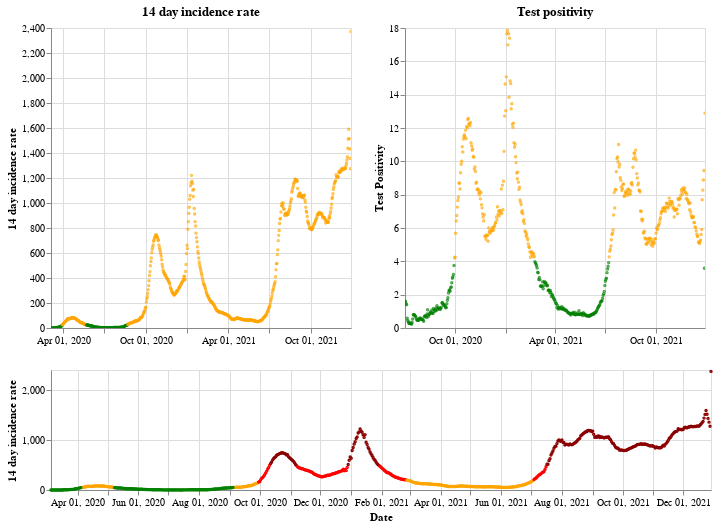

Write notebook code for a chart like this one.
### Markdown cell above
## Northern Ireland

### Code cell
plot_traffic_light('Northern Ireland')

### Figure 1 — Vega-Lite specification as saved in the notebook (floating-point values rounded to 4 significant figures; data arrays with more than 128 entries replaced by an {"elided": "..."} marker saying what was removed)
{"config": {"view": {"continuousWidth": 400, "continuousHeight": 300}}, "vconcat": [{"hconcat": [{"mark": {"type": "point", "size": 2}, "encoding": {"color": {"condition": {"value": "green", "test": "(datum.twoWeeklyCasesRate <= 25)"}, "value": "orange"}, "tooltip": [{"type": "nominal", "field": "areaName"}, {"type": "temporal", "field": "date"}, {"type": "quantitative", "field": "twoWeeklyCasesRate"}, {"type": "quantitative", "field": "testPositivity"}], "x": {"type": "temporal", "axis": {"title": ""}, "field": "date", "scale": {"domain": {"selection": "DateBrush"}}, "timeUnit": "yearmonthdate"}, "y": {"type": "quantitative", "axis": {"title": "14 day incidence rate"}, "field": "twoWeeklyCasesRate"}}, "title": "14 day incidence rate", "width": 300}, {"mark": {"type": "point", "size": 2}, "encoding": {"color": {"condition": {"value": "green", "test": "(datum.testPositivity <= 4)"}, "value": "orange"}, "tooltip": [{"type": "nominal", "field": "areaName"}, {"type": "temporal", "field": "date"}, {"type": "quantitative", "field": "twoWeeklyCasesRate"}, {"type": "quantitative", "field": "testPositivity"}], "x": {"type": "temporal", "axis": {"title": ""}, "field": "date", "scale": {"domain": {"selection": "DateBrush"}}, "timeUnit": "yearmonthdate"}, "y": {"type": "quantitative", "axis": {"title": "Test Positivity"}, "field": "testPositivity"}}, "title": "Test positivity", "width": 300}]}, {"layer": [{"mark": {"type": "point", "size": 2}, "encoding": {"color": {"condition": {"value": "orange", "test": "(((datum.testPositivity < 4) && (datum.twoWeeklyCasesRate >= 50)) && (datum.twoWeeklyCasesRate < 200))"}, "value": "red"}, "opacity": {"condition": {"value": 1, "test": "((datum.twoWeeklyCasesRate >= 50) && (datum.twoWeeklyCasesRate < 500))"}, "value": 0}, "tooltip": [{"type": "nominal", "field": "areaName"}, {"type": "temporal", "field": "date"}, {"type": "quantitative", "field": "twoWeeklyCasesRate"}, {"type": "quantitative", "field": "testPositivity"}], "x": {"type": "temporal", "axis": {"title": "Date"}, "field": "date", "timeUnit": "yearmonthdate"}, "y": {"type": "quantitative", "axis": {"title": "14 day incidence rate"}, "field": "twoWeeklyCasesRate"}}, "selection": {"DateBrush": {"type": "interval", "encodings": ["x"], "fields": ["Time"]}}}, {"mark": {"type": "point", "size": 2}, "encoding": {"color": {"value": "darkred"}, "opacity": {"condition": {"value": 1, "test": "(datum.twoWeeklyCasesRate >= 500)"}, "value": 0}, "tooltip": [{"type": "nominal", "field": "areaName"}, {"type": "temporal", "field": "date"}, {"type": "quantitative", "field": "twoWeeklyCasesRate"}, {"type": "quantitative", "field": "testPositivity"}], "x": {"type": "temporal", "axis": {"title": "Date"}, "field": "date", "timeUnit": "yearmonthdate"}, "y": {"type": "quantitative", "axis": {"title": "14 day incidence rate"}, "field": "twoWeeklyCasesRate"}}}, {"mark": {"type": "point", "size": 2}, "encoding": {"color": {"condition": {"value": "green", "test": "((datum.testPositivity < 4) && (datum.twoWeeklyCasesRate < 50))"}, "value": "orange"}, "opacity": {"condition": {"value": 1, "test": "(datum.twoWeeklyCasesRate < 50)"}, "value": 0}, "tooltip": [{"type": "nominal", "field": "areaName"}, {"type": "temporal", "field": "date"}, {"type": "quantitative", "field": "twoWeeklyCasesRate"}, {"type": "quantitative", "field": "testPositivity"}], "x": {"type": "temporal", "axis": {"title": "Date"}, "field": "date", "timeUnit": "yearmonthdate"}, "y": {"type": "quantitative", "axis": {"title": "14 day incidence rate"}, "field": "twoWeeklyCasesRate"}}}], "height": 120, "width": 660}], "data": {"name": "data-9b98c060077c49acb0f28959b99a6ec1"}, "$schema": "https://vega.github.io/schema/vega-lite/v4.8.1.json", "datasets": {"data-9b98c060077c49acb0f28959b99a6ec1": {"elided": "665 records"}}}
